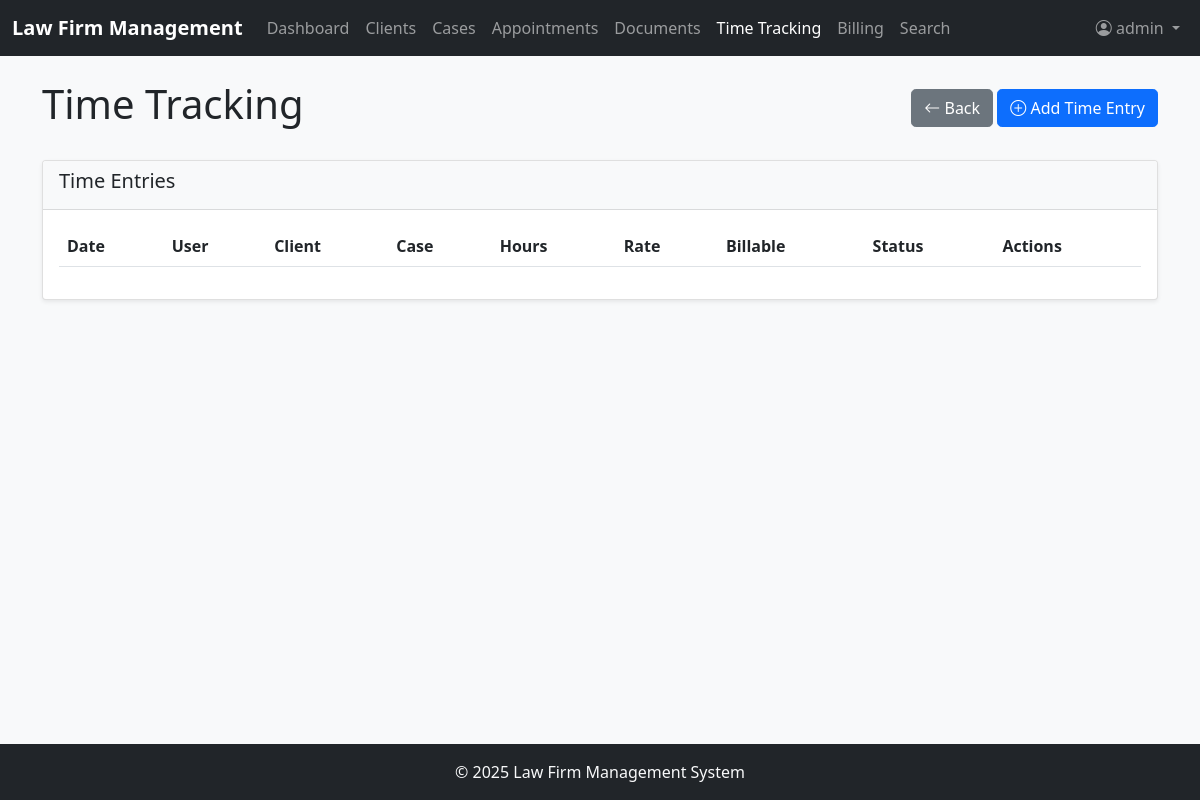
The page /time_tracking (signed in) on the database as committed earlier.
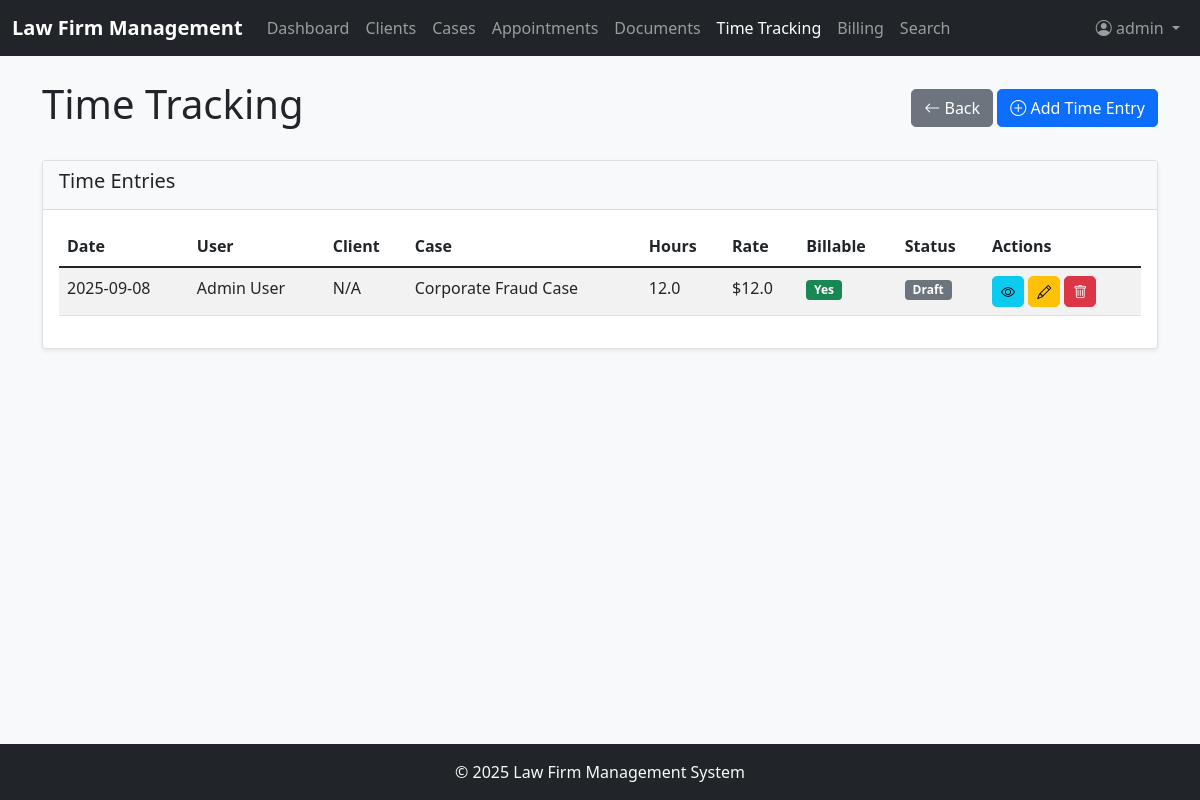
The same page on the database as committed later.
### app/models.py (models this page shows, shortened)
class User(UserMixin, db.Model):
    id = db.Column(db.Integer, primary_key=True)
    username = db.Column(db.String(64), index=True, unique=True)
    email = db.Column(db.String(120), index=True, unique=True)
    password_hash = db.Column(db.String(128))
    first_name = db.Column(db.String(64))
    last_name = db.Column(db.String(64))
    role = db.Column(db.String(20))  # 'lawyer', 'staff', 'admin'
    hourly_rate = db.Column(db.Float)
    cases = db.relationship('Case', secondary=case_assignments, backref=db.backref('assigned_users', lazy='dynamic'))
    time_entries = db.relationship('TimeEntry', backref='user', lazy='dynamic')

class TimeEntry(db.Model):
    id = db.Column(db.Integer, primary_key=True)
    date = db.Column(db.Date)
    hours = db.Column(db.Float)
    description = db.Column(db.Text)
    billable = db.Column(db.Boolean, default=True)
    rate = db.Column(db.Float)
    user_id = db.Column(db.Integer, db.ForeignKey('user.id'))
    case_id = db.Column(db.Integer, db.ForeignKey('case.id'))
    client_id = db.Column(db.Integer, db.ForeignKey('client.id'))
    invoice_id = db.Column(db.Integer, db.ForeignKey('invoice.id'))
    status = db.Column(db.String(20))  # Draft, Submitted, Approved, Rejected
    created_at = db.Column(db.DateTime, default=datetime.utcnow)

class Case(db.Model):
    id = db.Column(db.Integer, primary_key=True)
    case_number = db.Column(db.String(20), unique=True)
    title = db.Column(db.String(128))
    description = db.Column(db.Text)
    status = db.Column(db.String(20))  # Open, In Progress, On Hold, Closed, Archived
    priority = db.Column(db.String(20))  # Low, Medium, High, Urgent
    practice_area = db.Column(db.String(64))
    case_type = db.Column(db.String(64))
    budget = db.Column(db.Float)
    client_id = db.Column(db.Integer, db.ForeignKey('client.id'))
    appointments = db.relationship('Appointment', backref='case', lazy='dynamic')
    documents = db.relationship('Document', backref='case', lazy='dynamic')
    time_entries = db.relationship('TimeEntry', backref='case', lazy='dynamic')
    invoices = db.relationship('Invoice', backref='case', lazy='dynamic')
    created_at = db.Column(db.DateTime, default=datetime.utcnow)
    updated_at = db.Column(db.DateTime, default=datetime.utcnow, onupdate=datetime.utcnow)

### app/routes.py (the view)
@app.route('/time_tracking')
@login_required
def time_tracking():
    time_entries = TimeEntry.query.all()
    return render_template('time_tracking.html', time_entries=time_entries)

### app/__init__.py (called while the page is built)
@login.user_loader
def load_user(id):
    return User.query.get(int(id))

### app/templates/time_tracking.html (shortened to what this page needs)
{% extends "base.html" %} {% block content %}
<div class="d-flex justify-content-between align-items-center mb-4">
  <h1>Time Tracking</h1>
  <div>
    <a
      href="{{ request.referrer or url_for('cases') }}"
      class="btn btn-secondary"
    >
      <i class="bi bi-arrow-left"></i> Back
    </a>
    <a href="{{ url_for('new_time_entry') }}" class="btn btn-primary">
      <i class="bi bi-plus-circle"></i> Add Time Entry
    </a>
  </div>
</div>
<div class="card mb-4">
  <div class="card-header">
    <h5>Time Entries</h5>
  </div>
  <div class="card-body">
    <div class="table-responsive">
      <table class="table table-striped" id="timeEntriesTable">
        <thead>
          <tr>
            <th>Date</th>
            <th>User</th>
            <th>Client</th>
            <th>Case</th>
            <th>Hours</th>
            <th>Rate</th>
            <th>Billable</th>
            <th>Status</th>
            <th>Actions</th>
          </tr>
        </thead>
        <tbody>
          {% for entry in time_entries %}
          <tr>
            <td>{{ entry.date.strftime('%Y-%m-%d') }}</td>
            <td>{{ entry.user.first_name }} {{ entry.user.last_name }}</td>
            <td>
              {% if entry.client %} {{ entry.client.first_name }} {{
              entry.client.last_name }} {% else %} N/A {% endif %}
            </td>
            <td>{{ entry.case.title if entry.case else '-' }}</td>
            <td>{{ entry.hours }}</td>
            <td>${{ entry.rate }}</td>
            <td>
              {% if entry.billable %}
              <span class="badge bg-success">Yes</span>
              {% else %}
              <span class="badge bg-secondary">No</span>
              {% endif %}
            </td>
            <td>
              {% if entry.status == 'Draft' %}
              <span class="badge bg-secondary">{{ entry.status }}</span>
              {% elif entry.status == 'Submitted' %}
              <span class="badge bg-primary">{{ entry.status }}</span>
              {% elif entry.status == 'Approved' %}
              <span class="badge bg-success">{{ entry.status }}</span>
              {% else %}
              <span class="badge bg-danger">{{ entry.status }}</span>
              {% endif %}
            </td>
            <td>
              <a
                href="{{ url_for('time_entry_detail', id=entry.id) }}"
                class="btn btn-sm btn-info"
              >
                <i class="bi bi-eye"></i>
              </a>
              <a
                href="{{ url_for('edit_time_entry', id=entry.id) }}"
                class="btn btn-sm btn-warning"
              >
                <i class="bi bi-pencil"></i>
              </a>
              <button
                type="button"
                class="btn btn-sm btn-danger"
                onclick="confirmDelete({{ entry.id }}, 'Time Entry #{{ entry.id }}')"
              >
                <i class="bi bi-trash"></i>
              </button>
            </td>
          </tr>
          {% endfor %}
        </tbody>
      </table>
    </div>
  </div>
</div>
{% endblock %}

### app/templates/base.html (shortened to what this page needs)
<!DOCTYPE html>
<html lang="en">
  <head>
    <link
      href="https://cdn.jsdelivr.net/npm/bootstrap@5.1.3/dist/css/bootstrap.min.css"
      rel="stylesheet"
    />
    <link
      rel="stylesheet"
      href="https://cdn.jsdelivr.net/npm/bootstrap-icons@1.8.1/font/bootstrap-icons.css"
    />
    <link
      href="{{ url_for('static', filename='css/style.css') }}"
      rel="stylesheet"
    />
  </head>
  <body class="d-flex flex-column min-vh-100">
    <nav class="navbar navbar-expand-lg navbar-dark bg-dark">
      <div class="container-fluid">
        <a class="navbar-brand" href="{{ url_for('dashboard') }}"
          >Law Firm Management</a
        >
        <div class="collapse navbar-collapse" id="navbarNav">
          <ul class="navbar-nav me-auto">
            <li class="nav-item">
              <a
                class="nav-link {% if request.endpoint == 'dashboard' %}active{% endif %}"
                href="{{ url_for('dashboard') }}"
              >
                Dashboard
              </a>
            </li>
            <li class="nav-item">
              <a
                class="nav-link {% if request.endpoint == 'clients' %}active{% endif %}"
                href="{{ url_for('clients') }}"
              >
                Clients
              </a>
            </li>
            <li class="nav-item">
              <a
                class="nav-link {% if request.endpoint == 'cases' %}active{% endif %}"
                href="{{ url_for('cases') }}"
              >
                Cases
              </a>
            </li>
            <li class="nav-item">
              <a
                class="nav-link {% if request.endpoint == 'appointments' %}active{% endif %}"
                href="{{ url_for('appointments') }}"
              >
                Appointments
              </a>
            </li>
            <li class="nav-item">
              <a
                class="nav-link {% if request.endpoint == 'documents' %}active{% endif %}"
                href="{{ url_for('documents') }}"
              >
                Documents
              </a>
            </li>
            <li class="nav-item">
              <a
                class="nav-link {% if request.endpoint == 'time_tracking' %}active{% endif %}"
                href="{{ url_for('time_tracking') }}"
              >
                Time Tracking
              </a>
            </li>
            <li class="nav-item">
              <a
                class="nav-link {% if request.endpoint == 'billing' %}active{% endif %}"
                href="{{ url_for('billing') }}"
              >
                Billing
              </a>
            </li>
            <li class="nav-item">
              <a
                class="nav-link {% if request.endpoint == 'search' %}active{% endif %}"
                href="{{ url_for('search') }}"
              >
                Search
              </a>
            </li>
          </ul>
          <ul class="navbar-nav">
            {% if current_user.is_anonymous %}
            <li class="nav-item">
              <a class="nav-link" href="{{ url_for('login') }}">Login</a>
            </li>
            {% else %}
            <li class="nav-item dropdown">
              <a
                class="nav-link dropdown-toggle"
                href="#"
                id="navbarDropdown"
                role="button"
                data-bs-toggle="dropdown"
              >
                <i class="bi bi-person-circle"></i> {{ current_user.username }}
              </a>
            </li>
            {% endif %}
          </ul>
        </div>
      </div>
    </nav>
    <main class="flex-grow-1 container mt-4">
       {% block content %}{% endblock %}
    </main>
    <footer class="footer mt-auto py-3 bg-dark text-light">
      <div class="container text-center">
        <span>© <span id="year"></span> Law Firm Management System</span>
      </div>
    </footer>
  </body>
</html>

### app/static/css/style.css (style rules this page uses)
body { font-family: 'Segoe UI', Tahoma, Geneva, Verdana, sans-serif; background-color: #f8f9fa; }
.footer { margin-top: auto; padding: 1rem 0; background-color: #343a40; color: #fff; }
.card { box-shadow: 0 0.125rem 0.25rem rgba(0, 0, 0, 0.075); border: 1px solid rgba(0, 0, 0, 0.125); }
.card-header { background-color: #f8f9fa; border-bottom: 1px solid rgba(0, 0, 0, 0.125); }
.table th { border-top: none; }
.badge { font-size: 0.75em; }
.navbar-brand { font-weight: bold; }
.btn { border-radius: 0.3rem; }

Rows that differ between the two databases and show on the page:
added TimeEntry: date "2025-09-08", user.first_name "Admin", user.last_name "User", case "Corporate Fraud Case", hours "12.0", rate "12.0", billable "Yes", status "Draft"
